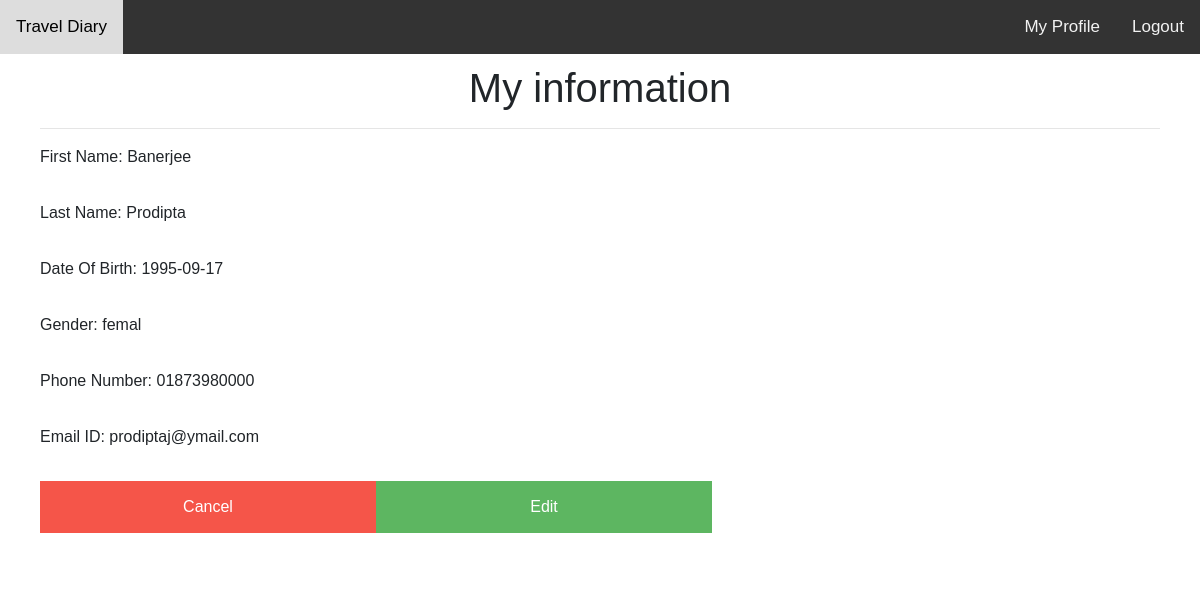
The page /aboutme.php (signed in) on the database its author committed.
### tables this page shows
CREATE TABLE `user` (
  `Id` int(20) NOT NULL,
  `fname` varchar(20) NOT NULL,
  `lname` varchar(20) NOT NULL,
  `dob` varchar(10) NOT NULL,
  `gender` varchar(10) NOT NULL,
  `phone` varchar(11) NOT NULL,
  `email` varchar(20) NOT NULL,
  `pass` varchar(100) NOT NULL,
  `u_type` varchar(10) NOT NULL,
  `profilepic` varchar(1000) NOT NULL,
  `Status` varchar(10) NOT NULL
);

### aboutme.php (the view, shortened to what this page needs)
<?php
if(isset($_SESSION["valid"]) && $_SESSION["valid"]=="yes"){?>
<html>
<head>
   <link rel="stylesheet" type="text/css" href="CSS/signup.css">
<link rel="stylesheet" href="https://stackpath.bootstrapcdn.com/bootstrap/4.3.1/css/bootstrap.min.css">
 <link rel="stylesheet" type="text/css" href="CSS/Showdata.css">
</head>
<body>
<div class="topnav">
  <a class="active" href="UserProfile.php">Travel Diary</a>
  <div class="topnav-right">
    <a href="UserProfile.php"><i class="fa fa-user"></i> My Profile</a>
    <a href="logout.php"><i class="fa fa-sign-in"></i></span> Logout</a>
  </div>
</div>
<div class="container">
  <h1 align="center">My information</h1>
  <hr>
<?php
  $db = mysqli_connect("localhost", "root", "","travel");
  $sql="select * from user where email='".$_SESSION["email"]."'";
  $result = mysqli_query($db,$sql);
    while ($row = mysqli_fetch_array($result)) {
       ?>
<form action="Editinfo.php" name="frm" method="post" >
    <label>First Name: </label> <?php echo $row ['fname'];?><br><br>
    <label>Last Name: </label> <?php echo $row ['lname'];?><br><br>
	<label>Date Of Birth: </label> <?php echo $row ['dob'];?><br><br>
	<label>Gender: </label> <?php echo $row ['gender'];?><br><br>
    <label>Phone Number: </label> <?php echo $row ['phone'];?><br><br>
    <label>Email ID: </label> <?php echo $row ['email'];?><br><br>
    <div class="clearfix">
    <button type="submit" class="cancelbtn" formaction="UserProfile.php">Cancel</button>
      <button type="submit" class="signupbtn">Edit</button><br><br><br><br>
  <?php
    }
  ?>
  </div>
  </div>
</body>
<?php
}
else{
  $_SESSION["valid"]="";
  header("Location:Controller/logout.php");
}
?>

### CSS/signup.css (style rules this page uses)
body { font-family: Arial, Helvetica, sans-serif; }
* { box-sizing: border-box }
.topnav { overflow: hidden; background-color: #333; }
.topnav a { float: left; color: #f2f2f2; text-align: center; padding: 14px 16px; text-decoration: none; font-size: 17px; }
.topnav-right { float: right; }
hr { border: 1px solid #f1f1f1; margin-bottom: 25px; }
button { background-color: #4CAF50; color: white; padding: 14px 20px; margin: 8px 0; border: none; cursor: pointer; width: 100%; opacity: 0.9; }
.cancelbtn { padding: 14px 20px; background-color: #f44336; }
.cancelbtn, .signupbtn { float: left; width: 30%; }
.container { padding: 16px; }
.clearfix::after { content: ""; clear: both; display: table; }

### CSS/Showdata.css (style rules this page uses)
body { margin: 0; font-family: Arial, Helvetica, sans-serif; }
.topnav { overflow: hidden; background-color: #333; }
.topnav a { float: left; color: #f2f2f2; text-align: center; padding: 14px 16px; text-decoration: none; font-size: 17px; }
.topnav-right { float: right; }
.container { border-radius: 5px; padding: 10px; }

### rows shown on the page
user: fname "Banerjee", lname "Prodipta", dob "1995-09-17", gender "femal", phone "01873980000", email "prodiptaj@ymail.com"
